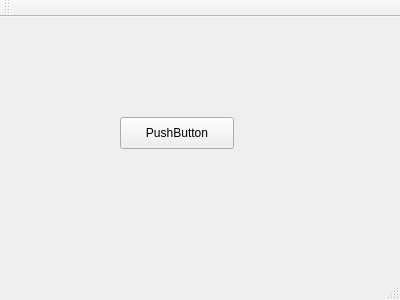
<?xml version="1.0" encoding="UTF-8"?>
<ui version="4.0">
 <class>MainWindow</class>
 <widget class="QMainWindow" name="MainWindow">
  <property name="geometry">
   <rect>
    <x>0</x>
    <y>0</y>
    <width>400</width>
    <height>300</height>
   </rect>
  </property>
  <property name="windowTitle">
   <string>MainWindow</string>
  </property>
  <widget class="QWidget" name="centralWidget">
   <widget class="QPushButton" name="pushButton">
    <property name="geometry">
     <rect>
      <x>120</x>
      <y>100</y>
      <width>114</width>
      <height>32</height>
     </rect>
    </property>
    <property name="text">
     <string>PushButton</string>
    </property>
   </widget>
   <widget class="QLabel" name="label">
    <property name="geometry">
     <rect>
      <x>80</x>
      <y>190</y>
      <width>59</width>
      <height>16</height>
     </rect>
    </property>
    <property name="text">
     <string/>
    </property>
   </widget>
  </widget>
  <widget class="QMenuBar" name="menuBar">
   <property name="geometry">
    <rect>
     <x>0</x>
     <y>0</y>
     <width>400</width>
     <height>22</height>
    </rect>
   </property>
  </widget>
  <widget class="QToolBar" name="mainToolBar">
   <attribute name="toolBarArea">
    <enum>TopToolBarArea</enum>
   </attribute>
   <attribute name="toolBarBreak">
    <bool>false</bool>
   </attribute>
  </widget>
  <widget class="QStatusBar" name="statusBar"/>
 </widget>
 <layoutdefault spacing="6" margin="11"/>
 <resources/>
 <connections/>
</ui>
